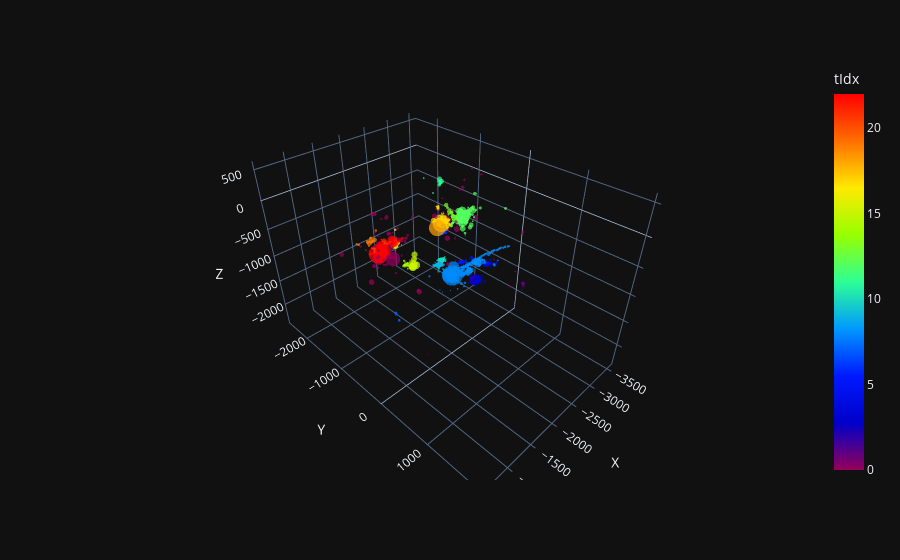

Notebook source saved alongside this figure:
### Code cell


### Figure 1 — Plotly figure (JSON) as saved in the notebook; plotly's stock layout.template omitted (floating-point values rounded to 4 significant figures; data arrays with more than 128 entries replaced by an {"elided": "..."} marker saying what was removed)
{"data": [{"customdata": {"elided": "3605x1 int values"}, "hovertemplate": "X=%{x}<br>Y=%{y}<br>Z=%{z}<br>features=%{marker.size}<br>tIdx=%{marker.color}<extra></extra>", "legendgroup": "", "marker": {"color": {"elided": "3605 int values"}, "coloraxis": "coloraxis", "line": {"width": 0}, "size": {"elided": "3605 float values"}, "sizemode": "area", "sizeref": 0.0052, "symbol": "circle"}, "mode": "markers", "name": "", "scene": "scene", "showlegend": false, "type": "scatter3d", "x": {"elided": "3605 float values"}, "y": {"elided": "3605 float values"}, "z": {"elided": "3605 float values"}}], "layout": {"coloraxis": {"colorbar": {"title": {"text": "tIdx"}}, "colorscale": [[0, "rgb(150,0,90)"], [0.125, "rgb(0,0,200)"], [0.25, "rgb(0,25,255)"], [0.375, "rgb(0,152,255)"], [0.5, "rgb(44,255,150)"], [0.625, "rgb(151,255,0)"], [0.75, "rgb(255,234,0)"], [0.875, "rgb(255,111,0)"], [1, "rgb(255,0,0)"]]}, "legend": {"itemsizing": "constant", "tracegroupgap": 0}, "margin": {"t": 60}, "scene": {"domain": {"x": [0, 1], "y": [0, 1]}, "xaxis": {"title": {"text": "X"}}, "yaxis": {"title": {"text": "Y"}}, "zaxis": {"title": {"text": "Z"}}}}}
